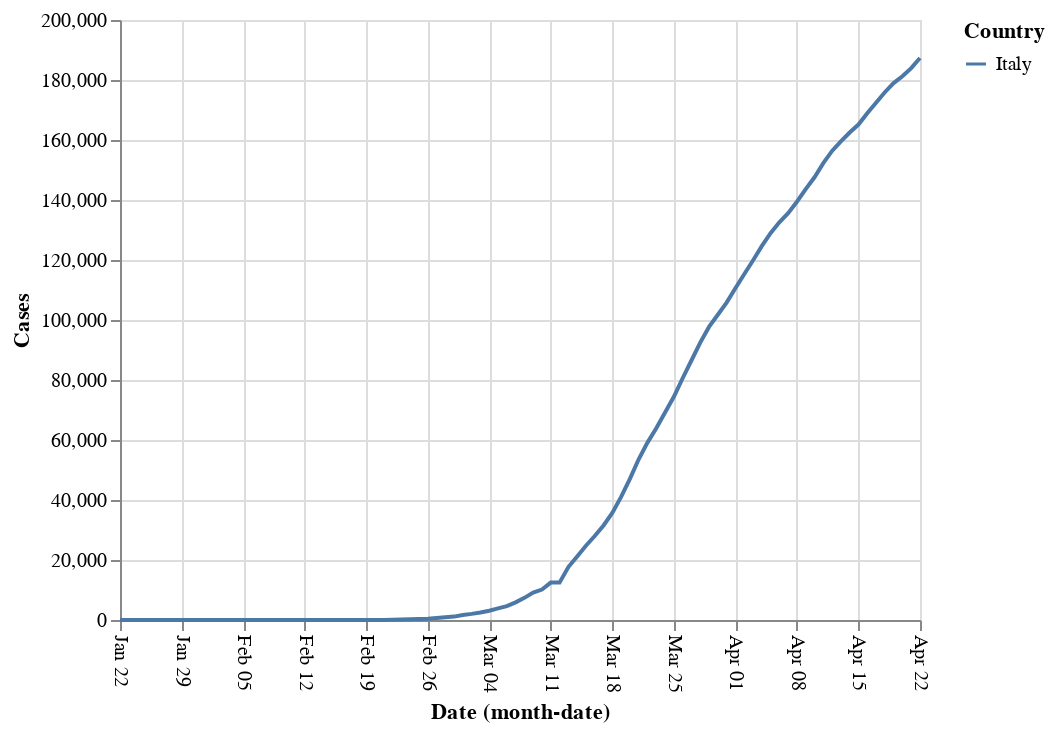

Here is the notebook cell this chart was saved with:
### Code cell
alt.Chart(covid19[covid19.Country.isin(['Italy'])]
         ).mark_line().encode(x=alt.X('monthdate(Date)', 
                                                  axis=alt.Axis(labelAngle=90)), 
                                         y='Cases', color='Country')

### Figure 1 — Vega-Lite specification as saved in the notebook (floating-point values rounded to 4 significant figures)
{"config": {"view": {"continuousWidth": 400, "continuousHeight": 300}}, "data": {"name": "data-53f227e015982ddd216b70cda0e5197b"}, "mark": "line", "encoding": {"color": {"type": "nominal", "field": "Country"}, "x": {"type": "temporal", "axis": {"labelAngle": 90}, "field": "Date", "timeUnit": "monthdate"}, "y": {"type": "quantitative", "field": "Cases"}}, "$schema": "https://vega.github.io/schema/vega-lite/v4.0.2.json", "datasets": {"data-53f227e015982ddd216b70cda0e5197b": [{"Country": "Italy", "Cases": 0, "Date": "2020-01-22T00:00:00"}, {"Country": "Italy", "Cases": 0, "Date": "2020-01-23T00:00:00"}, {"Country": "Italy", "Cases": 0, "Date": "2020-01-24T00:00:00"}, {"Country": "Italy", "Cases": 0, "Date": "2020-01-25T00:00:00"}, {"Country": "Italy", "Cases": 0, "Date": "2020-01-26T00:00:00"}, {"Country": "Italy", "Cases": 0, "Date": "2020-01-27T00:00:00"}, {"Country": "Italy", "Cases": 0, "Date": "2020-01-28T00:00:00"}, {"Country": "Italy", "Cases": 0, "Date": "2020-01-29T00:00:00"}, {"Country": "Italy", "Cases": 0, "Date": "2020-01-30T00:00:00"}, {"Country": "Italy", "Cases": 2, "Date": "2020-01-31T00:00:00"}, {"Country": "Italy", "Cases": 2, "Date": "2020-02-01T00:00:00"}, {"Country": "Italy", "Cases": 2, "Date": "2020-02-02T00:00:00"}, {"Country": "Italy", "Cases": 2, "Date": "2020-02-03T00:00:00"}, {"Country": "Italy", "Cases": 2, "Date": "2020-02-04T00:00:00"}, {"Country": "Italy", "Cases": 2, "Date": "2020-02-05T00:00:00"}, {"Country": "Italy", "Cases": 2, "Date": "2020-02-06T00:00:00"}, {"Country": "Italy", "Cases": 3, "Date": "2020-02-07T00:00:00"}, {"Country": "Italy", "Cases": 3, "Date": "2020-02-08T00:00:00"}, {"Country": "Italy", "Cases": 3, "Date": "2020-02-09T00:00:00"}, {"Country": "Italy", "Cases": 3, "Date": "2020-02-10T00:00:00"}, {"Country": "Italy", "Cases": 3, "Date": "2020-02-11T00:00:00"}, {"Country": "Italy", "Cases": 3, "Date": "2020-02-12T00:00:00"}, {"Country": "Italy", "Cases": 3, "Date": "2020-02-13T00:00:00"}, {"Country": "Italy", "Cases": 3, "Date": "2020-02-14T00:00:00"}, {"Country": "Italy", "Cases": 3, "Date": "2020-02-15T00:00:00"}, {"Country": "Italy", "Cases": 3, "Date": "2020-02-16T00:00:00"}, {"Country": "Italy", "Cases": 3, "Date": "2020-02-17T00:00:00"}, {"Country": "Italy", "Cases": 3, "Date": "2020-02-18T00:00:00"}, {"Country": "Italy", "Cases": 3, "Date": "2020-02-19T00:00:00"}, {"Country": "Italy", "Cases": 3, "Date": "2020-02-20T00:00:00"}, {"Country": "Italy", "Cases": 20, "Date": "2020-02-21T00:00:00"}, {"Country": "Italy", "Cases": 62, "Date": "2020-02-22T00:00:00"}, {"Country": "Italy", "Cases": 155, "Date": "2020-02-23T00:00:00"}, {"Country": "Italy", "Cases": 229, "Date": "2020-02-24T00:00:00"}, {"Country": "Italy", "Cases": 322, "Date": "2020-02-25T00:00:00"}, {"Country": "Italy", "Cases": 453, "Date": "2020-02-26T00:00:00"}, {"Country": "Italy", "Cases": 655, "Date": "2020-02-27T00:00:00"}, {"Country": "Italy", "Cases": 888, "Date": "2020-02-28T00:00:00"}, {"Country": "Italy", "Cases": 1128, "Date": "2020-02-29T00:00:00"}, {"Country": "Italy", "Cases": 1694, "Date": "2020-03-01T00:00:00"}, {"Country": "Italy", "Cases": 2036, "Date": "2020-03-02T00:00:00"}, {"Country": "Italy", "Cases": 2502, "Date": "2020-03-03T00:00:00"}, {"Country": "Italy", "Cases": 3089, "Date": "2020-03-04T00:00:00"}, {"Country": "Italy", "Cases": 3858, "Date": "2020-03-05T00:00:00"}, {"Country": "Italy", "Cases": 4636, "Date": "2020-03-06T00:00:00"}, {"Country": "Italy", "Cases": 5883, "Date": "2020-03-07T00:00:00"}, {"Country": "Italy", "Cases": 7375, "Date": "2020-03-08T00:00:00"}, {"Country": "Italy", "Cases": 9172, "Date": "2020-03-09T00:00:00"}, {"Country": "Italy", "Cases": 10149, "Date": "2020-03-10T00:00:00"}, {"Country": "Italy", "Cases": 12462, "Date": "2020-03-11T00:00:00"}, {"Country": "Italy", "Cases": 12462, "Date": "2020-03-12T00:00:00"}, {"Country": "Italy", "Cases": 17660, "Date": "2020-03-13T00:00:00"}, {"Country": "Italy", "Cases": 21157, "Date": "2020-03-14T00:00:00"}, {"Country": "Italy", "Cases": 24747, "Date": "2020-03-15T00:00:00"}, {"Country": "Italy", "Cases": 27980, "Date": "2020-03-16T00:00:00"}, {"Country": "Italy", "Cases": 31506, "Date": "2020-03-17T00:00:00"}, {"Country": "Italy", "Cases": 35713, "Date": "2020-03-18T00:00:00"}, {"Country": "Italy", "Cases": 41035, "Date": "2020-03-19T00:00:00"}, {"Country": "Italy", "Cases": 47021, "Date": "2020-03-20T00:00:00"}, {"Country": "Italy", "Cases": 53578, "Date": "2020-03-21T00:00:00"}, {"Country": "Italy", "Cases": 59138, "Date": "2020-03-22T00:00:00"}, {"Country": "Italy", "Cases": 63927, "Date": "2020-03-23T00:00:00"}, {"Country": "Italy", "Cases": 69176, "Date": "2020-03-24T00:00:00"}, {"Country": "Italy", "Cases": 74386, "Date": "2020-03-25T00:00:00"}, {"Country": "Italy", "Cases": 80589, "Date": "2020-03-26T00:00:00"}, {"Country": "Italy", "Cases": 86498, "Date": "2020-03-27T00:00:00"}, {"Country": "Italy", "Cases": 92472, "Date": "2020-03-28T00:00:00"}, {"Country": "Italy", "Cases": 97689, "Date": "2020-03-29T00:00:00"}, {"Country": "Italy", "Cases": 101739, "Date": "2020-03-30T00:00:00"}, {"Country": "Italy", "Cases": 105792, "Date": "2020-03-31T00:00:00"}, {"Country": "Italy", "Cases": 110574, "Date": "2020-04-01T00:00:00"}, {"Country": "Italy", "Cases": 115242, "Date": "2020-04-02T00:00:00"}, {"Country": "Italy", "Cases": 119827, "Date": "2020-04-03T00:00:00"}, {"Country": "Italy", "Cases": 124632, "Date": "2020-04-04T00:00:00"}, {"Country": "Italy", "Cases": 128948, "Date": "2020-04-05T00:00:00"}, {"Country": "Italy", "Cases": 132547, "Date": "2020-04-06T00:00:00"}, {"Country": "Italy", "Cases": 135586, "Date": "2020-04-07T00:00:00"}, {"Country": "Italy", "Cases": 139422, "Date": "2020-04-08T00:00:00"}, {"Country": "Italy", "Cases": 143626, "Date": "2020-04-09T00:00:00"}, {"Country": "Italy", "Cases": 147577, "Date": "2020-04-10T00:00:00"}, {"Country": "Italy", "Cases": 152271, "Date": "2020-04-11T00:00:00"}, {"Country": "Italy", "Cases": 156363, "Date": "2020-04-12T00:00:00"}, {"Country": "Italy", "Cases": 159516, "Date": "2020-04-13T00:00:00"}, {"Country": "Italy", "Cases": 162488, "Date": "2020-04-14T00:00:00"}, {"Country": "Italy", "Cases": 165155, "Date": "2020-04-15T00:00:00"}, {"Country": "Italy", "Cases": 168941, "Date": "2020-04-16T00:00:00"}, {"Country": "Italy", "Cases": 172434, "Date": "2020-04-17T00:00:00"}, {"Country": "Italy", "Cases": 175925, "Date": "2020-04-18T00:00:00"}, {"Country": "Italy", "Cases": 178972, "Date": "2020-04-19T00:00:00"}, {"Country": "Italy", "Cases": 181228, "Date": "2020-04-20T00:00:00"}, {"Country": "Italy", "Cases": 183957, "Date": "2020-04-21T00:00:00"}, {"Country": "Italy", "Cases": 187327, "Date": "2020-04-22T00:00:00"}]}}
